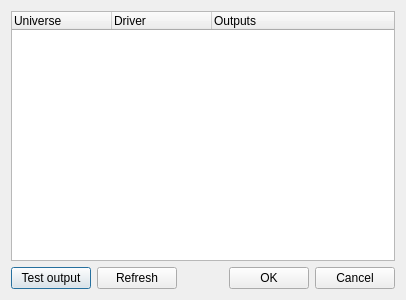
<ui version="4.0" >
 <class>ConfigureDMX4LinuxOut</class>
 <widget class="QDialog" name="ConfigureDMX4LinuxOut" >
  <property name="geometry" >
   <rect>
    <x>0</x>
    <y>0</y>
    <width>406</width>
    <height>300</height>
   </rect>
  </property>
  <property name="windowTitle" >
   <string>Dialog</string>
  </property>
  <layout class="QVBoxLayout" >
   <item>
    <widget class="QTreeWidget" name="m_list" >
     <property name="allColumnsShowFocus" >
      <bool>true</bool>
     </property>
     <column>
      <property name="text" >
       <string>Universe</string>
      </property>
     </column>
     <column>
      <property name="text" >
       <string>Driver</string>
      </property>
     </column>
     <column>
      <property name="text" >
       <string>Outputs</string>
      </property>
     </column>
    </widget>
   </item>
   <item>
    <layout class="QHBoxLayout" >
     <item>
      <widget class="QPushButton" name="m_testButton" >
       <property name="text" >
        <string>Test output</string>
       </property>
       <property name="checkable" >
        <bool>true</bool>
       </property>
      </widget>
     </item>
     <item>
      <widget class="QPushButton" name="m_refreshButton" >
       <property name="text" >
        <string>Refresh</string>
       </property>
      </widget>
     </item>
     <item>
      <spacer>
       <property name="orientation" >
        <enum>Qt::Horizontal</enum>
       </property>
       <property name="sizeHint" >
        <size>
         <width>40</width>
         <height>20</height>
        </size>
       </property>
      </spacer>
     </item>
     <item>
      <widget class="QPushButton" name="m_okButton" >
       <property name="text" >
        <string>OK</string>
       </property>
      </widget>
     </item>
     <item>
      <widget class="QPushButton" name="m_cancelButton" >
       <property name="text" >
        <string>Cancel</string>
       </property>
      </widget>
     </item>
    </layout>
   </item>
  </layout>
 </widget>
 <resources/>
 <connections/>
</ui>
